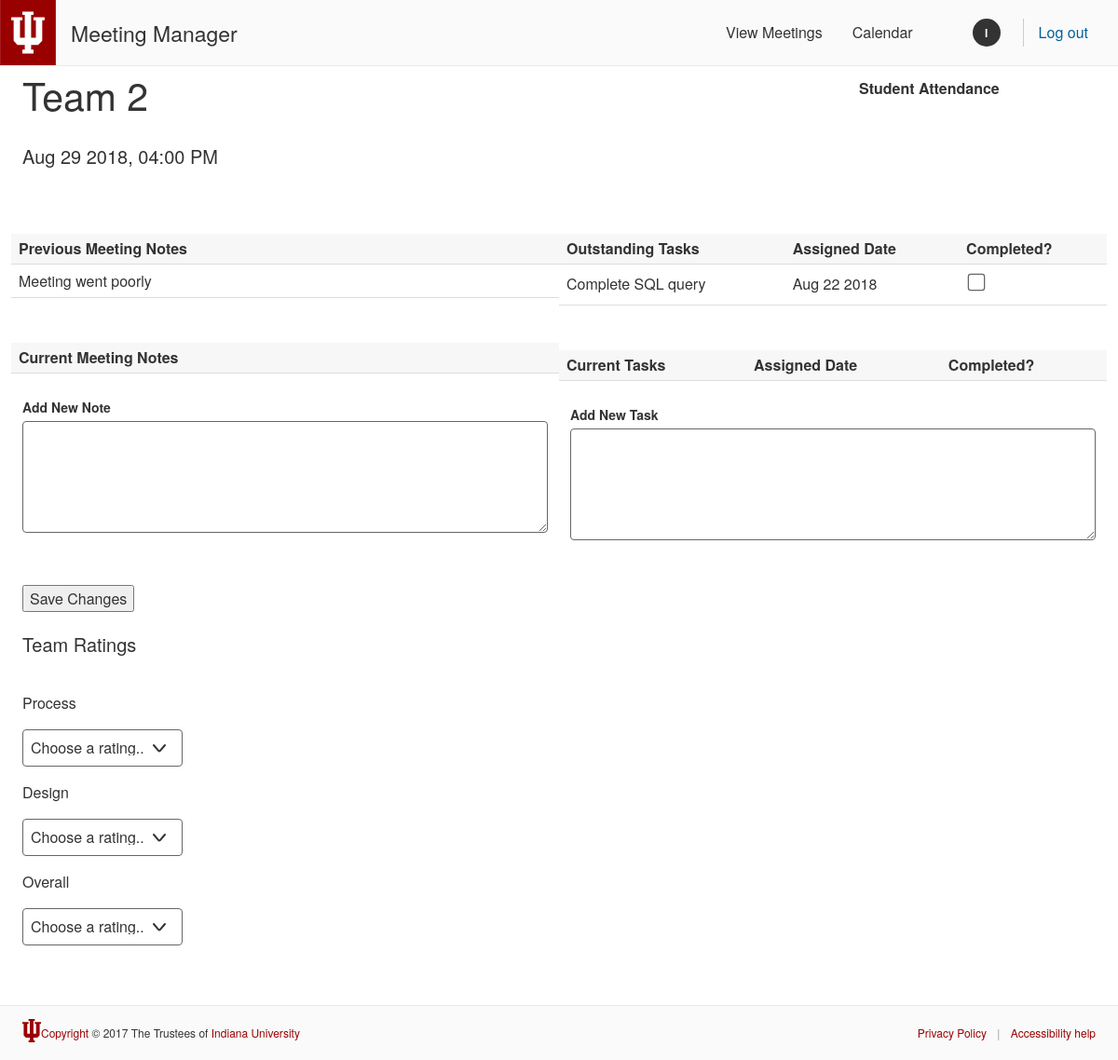
The app's page /MeetingNotes.php?meeting=9 with its own data.
### tables this page shows
CREATE TABLE meeting(
	MeetingID int AUTO_INCREMENT,
	meeting_time time NOT NULL,
	meeting_date date NOT NULL,
	team_attendance varchar(10),
	teamID INT NOT NULL,
	sprintID INT NOT NULL,
	PRIMARY KEY (MeetingID),
FOREIGN KEY (teamID) REFERENCES team(TeamID),
FOREIGN KEY (sprintID) REFERENCES sprint(SprintID))
ENGINE INNODB;

CREATE TABLE note(
	NoteID int AUTO_INCREMENT,
	title varchar(25),
	content varchar(500) NOT NULL,
	meetingID INT NOT NULL,
	PRIMARY KEY (NoteID),
	FOREIGN KEY (meetingID) REFERENCES meeting(MeetingID))
ENGINE INNODB;

CREATE TABLE task(
	TaskID int AUTO_INCREMENT,
	title varchar(25),
	content varchar(500) NOT NULL,
	assigned_date date NOT NULL,
	due_date date,
	completion_date date,
	meetingID INT NOT NULL,
	teamID INT NOT NULL,
	PRIMARY KEY (TaskID),
	FOREIGN KEY (meetingID) REFERENCES meeting(MeetingID),
	FOREIGN KEY (teamID) REFERENCES team(TeamID))
ENGINE INNODB;

CREATE TABLE rating(
	RatingID int AUTO_INCREMENT,
	rating_name varchar(25),
	lowest_rank int,
	highest_rank int,
	PRIMARY KEY (RatingID))
ENGINE INNODB;

### MeetingNotes.php (the view, shortened to what this page needs)
<!DOCTYPE html>
<html lang="en-US">
<head>
    <link media="all" rel="stylesheet" href="./css/rivet.min.css">
</head>
<body>
<header class="rvt-header" role="banner">
    <div class="rvt-header__trident">
    </div>
    <span class="rvt-header__title">
        <a href="index.php">Meeting Manager</a>
    </span>
    <div class="rvt-header__controls">
        <nav class="rvt-header__main-nav" role="navigation">
            <ul>
                <li>
                    <a href="MeetingView.php">View Meetings</a>
                </li>
                <li>
                    <a href="CalendarView.php" >Calendar</a>
                </li>
            </ul>
        </nav>
        <div class="rvt-header-id">
            <div href="#0" class="rvt-header-id__profile">
                <span class="rvt-header-id__avatar" aria-hidden="true">I</span>
            </div>
            <a href="index.php" class="rvt-header-id__log-out">Log out</a>
        </div>
    </div>
</header>
    <main role="main" id="main-content">
    <div>
<?php
    	$conn=mysqli_connect("db.sice.indiana.edu","i491u20_smkramer","my+sql=i491u20_smkramer", "i491u20_smkramer");
$meeting_query = "Select time_format(mt.meeting_time,'%h:%i %p') as meeting_time,
mt.meeting_date, mt.teamID, mt.MeetingID, date_format(mt.meeting_date,'%b %d %Y') as display_date
from meeting as mt where mt.MeetingID = ".$_GET["meeting"]." ORDER BY MeetingID desc;";
$meeting_result = $conn->query($meeting_query);
if ($meeting_result->num_rows > 0) {
$row = $meeting_result->fetch_assoc();}
else {echo "Failed to retrieve MeetingID";}
echo
' <form id="meetingform" name = "meetingform" action="" method = "POST">
 <div class="rvt-container">
<div class="rvt-grid">
	<div class="rvt-grid__item-3">
		<div class="rvt-grid">
			<div class="rvt-grid__item">
			<h1 class="rvt-ts-md rvt-ts-xl-md-up">Team '.$row["teamID"].'</h1>
			</div>
		</div>
    	<div class="rvt-grid">
			<div class="rvt-grid__item"> <p class="rvt-ts-sm">'.$row["display_date"].', '.$row["meeting_time"].'</p></div>
		</div>
	</div>';
echo '
	<div class="rvt-grid__item-3 rvt-grid__item--last">
	<table class="rvt-table-plain">
    <caption class="sr-only">Student Attendance</caption>
    <thead>
        <tr>
            <th scope="col">Student Attendance</th>
        </tr>
    </thead>
	<tbody>';
echo'
    </tbody>
	</table>
	</div>
</div>
</div>
<br>
<br>
<div class="rvt-container">
<div class="rvt-grid">
	<div class="rvt-grid__item">
		<div class="rvt-grid">
		<table class="rvt-table-compact">
    	<caption class="sr-only">Meeting Notes</caption>
    	<thead>
        	<tr>
            	<th scope="col">Previous Meeting Notes</th>
        	</tr>
    	</thead>
    	<tbody>';
		$prev_meeting_query = 'select MeetingID from meeting where teamID= '.$row['teamID'].'
		and MeetingID < '.$row['MeetingID'].' order by meeting_date desc limit 1;';
		$prev_meeting_result = $conn->query($prev_meeting_query);
		if ($prev_meeting_result->num_rows > 0) {
       		$prev_meeting = $prev_meeting_result->fetch_assoc(); }
		$prev_note_query = 'select n.content, n.meetingID from note as n, meeting
		where n.meetingID = meeting.MeetingID and meeting.teamID = '.$row['teamID'].' and
		n.meetingID = '.$prev_meeting['MeetingID'].';';
		$prev_note_result = $conn->query($prev_note_query);
    	if ($prev_note_result->num_rows > 0) {
       		while($note_row = $prev_note_result->fetch_assoc()) {
        		echo '<tr><td>'.$note_row["content"].'</td></tr>';
        	}
       }
    	echo '
    	</tbody>
    	</table>
		</div>
		<br>
		<br>
		<div class="rvt-grid">
		<table class="rvt-table-compact">
    	<caption class="sr-only">Meeting Notes</caption>
    	<thead>
        	<tr>
            	<th scope="col">Current Meeting Notes</th>
        	</tr>
    	</thead>
    	<tbody>';
        echo '
    	</tbody>
    	</table>
		</div>
		<br>
		<div class="rvt-grid-5">
				<label for ="text_note">Add New Note</label>
		<textarea id= "text_note" form = "meetingform" name = "text_note" class="rvt-m-bottom-md"></textarea>
		</div>
	</div>
	<div class="rvt-grid__item">
		<div class="rvt-grid">
		<table class="rvt-table-compact">
    	<caption class="sr-only">Meeting Tasks</caption>
    	<thead>
        	<tr>
            	<th scope="col">Outstanding Tasks</th>
            	<th scope="col">Assigned Date</th>
            	<th scope="col">Completed?</th>
        	</tr>
    	</thead>
    	<tbody>';
		$out_task_query = 'Select content, TaskID, date_format(assigned_date,"%b %d %Y") as date
from task
where completion_date is null and teamID = '.$row['teamID'].';';
		$out_task_result = $conn->query($out_task_query);
    	if ($out_task_result->num_rows > 0) {
       		while($task_row = $out_task_result->fetch_assoc()) {
        		echo '<tr><td>'.$task_row["content"].'</td><td>'.$task_row["date"].'</td><td>
        		<input type="checkbox" name="task'.$task_row["TaskID"].'" id="task'.$task_row["TaskID"].'">
                <label for="task'.$task_row["TaskID"].'" class="rvt-m-right-sm"></label></td></tr>';
        	}
       }
        echo '
    	</tbody>
    	</table>
		</div>
		<br>
		<br>
		<div class="rvt-grid">
		<table class="rvt-table-compact">
    	<caption class="sr-only">Meeting Tasks</caption>
    	<thead>
        	<tr>
            	<th scope="col">Current Tasks</th>
            	<th scope="col">Assigned Date</th>
            	<th scope="col">Completed?</th>
        	</tr>
    	</thead>
    	<tbody>';
echo '	</tbody>
    	</table>
		</div>
		<br>
		<div class="rvt-grid-5">
		<label for ="text_task">Add New Task</label>
		<textarea id= "text_task" form = "meetingform" name = "text_task" class="rvt-m-bottom-md"></textarea>
      	</div>
	</div>
</div>
</div>
<br>
<div class="rvt-container">
<div class="rvt-grid">
	<div class="rvt-grid__item-2">
	<input type = "submit" value = "Save Changes" />
	</div>
</div>
<div class="rvt-grid">
	<div class="rvt-grid__item-2">
				<p class="rvt-ts-sm"> Team Ratings </p>
	</div>
</div>';
		$rating_query = 'select r.RatingID, r.rating_name, r.lowest_rank, r.highest_rank
		from rating as r;';
		$rating_result = $conn->query($rating_query);
		if ($rating_result->num_rows > 0) {
       		while($rating_row = $rating_result->fetch_assoc()) {
        		echo '<div class="rvt-grid">
	<div class="rvt-grid__item-2">
				<p class="rvt-ts-sm-20">'.$rating_row["rating_name"].'</p>
				<select id="'.$rating_row["RatingID"].'" name = "rating'.$rating_row["RatingID"].'">
    				<option>Choose a rating...</option>';
			echo '	</select>
	</div>
</div>';
        	}
       }
echo '
</div> </form>';
?>
	</div>
    </main>
    <footer class="rvt-footer m-top-xxl" role="contentinfo">
        <div class="rvt-footer__copyright-lockup">
            <div class=rvt-footer__trident>
            </div>
            <p><a href="https://www.iu.edu/copyright/index.html">Copyright</a> &copy; 2017 The Trustees of <a href="https://www.iu.edu/">Indiana University</a></p>
        </div>
        <ul class="rvt-footer__aux-links">
            <li class="rvt-footer__aux-item">
                <a href="#0">Privacy Policy</a>
            </li>
            <li class="rvt-footer__aux-item">
                <a href="https://accessibility.iu.edu/">Accessibility help</a>
            </li>
        </ul>
    </footer>
</body>
</html>

### records on screen
meeting: teamID "2"
note: content "Meeting went poorly"
task: content "Complete SQL query", date "Aug 22 2018"
rating: rating_name "Process", RatingID "Choose a rating..."
rating: rating_name "Design", RatingID "Choose a rating..."
rating: rating_name "Overall", RatingID "Choose a rating..."

### other values on screen
$row["display_date"] "Aug 29 2018"
$row["meeting_time"] "04:00 PM"
